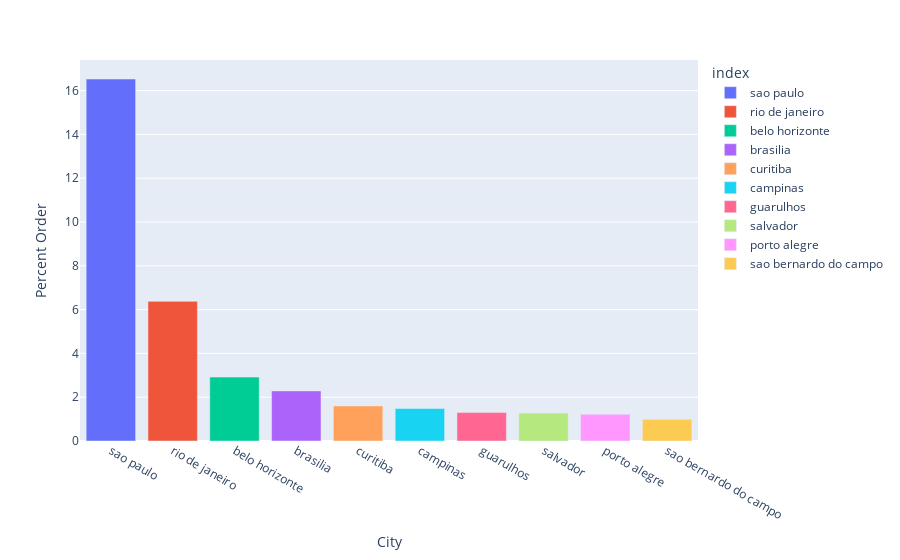

Notebook source saved alongside this figure:
### Code cell
plt.figure(figsize=(8, 6))
df_price_cat = df_top_10_customer_city['customer_city'].value_counts()/len(passive['customer_city'])*100
pal = sns.color_palette('rocket_r', len(df_price_cat))
fig = px.bar(df_price_cat, x=df_price_cat.index, y= df_price_cat.values,color=df_price_cat.index)
fig.update_xaxes(title_text='City')
fig.update_yaxes(title_text='Percent Order')
fig.show()

### Figure 1 — Plotly figure (JSON) as saved in the notebook; plotly's stock layout.template omitted (floating-point values rounded to 4 significant figures)
{"data": [{"alignmentgroup": "True", "hovertemplate": "index=%{x}<br>y=%{y}<extra></extra>", "legendgroup": "sao paulo", "marker": {"color": "#636efa", "pattern": {"shape": ""}}, "name": "sao paulo", "offsetgroup": "sao paulo", "orientation": "v", "showlegend": true, "textposition": "auto", "type": "bar", "x": ["sao paulo"], "xaxis": "x", "y": [16.53], "yaxis": "y"}, {"alignmentgroup": "True", "hovertemplate": "index=%{x}<br>y=%{y}<extra></extra>", "legendgroup": "rio de janeiro", "marker": {"color": "#EF553B", "pattern": {"shape": ""}}, "name": "rio de janeiro", "offsetgroup": "rio de janeiro", "orientation": "v", "showlegend": true, "textposition": "auto", "type": "bar", "x": ["rio de janeiro"], "xaxis": "x", "y": [6.377], "yaxis": "y"}, {"alignmentgroup": "True", "hovertemplate": "index=%{x}<br>y=%{y}<extra></extra>", "legendgroup": "belo horizonte", "marker": {"color": "#00cc96", "pattern": {"shape": ""}}, "name": "belo horizonte", "offsetgroup": "belo horizonte", "orientation": "v", "showlegend": true, "textposition": "auto", "type": "bar", "x": ["belo horizonte"], "xaxis": "x", "y": [2.919], "yaxis": "y"}, {"alignmentgroup": "True", "hovertemplate": "index=%{x}<br>y=%{y}<extra></extra>", "legendgroup": "brasilia", "marker": {"color": "#ab63fa", "pattern": {"shape": ""}}, "name": "brasilia", "offsetgroup": "brasilia", "orientation": "v", "showlegend": true, "textposition": "auto", "type": "bar", "x": ["brasilia"], "xaxis": "x", "y": [2.288], "yaxis": "y"}, {"alignmentgroup": "True", "hovertemplate": "index=%{x}<br>y=%{y}<extra></extra>", "legendgroup": "curitiba", "marker": {"color": "#FFA15A", "pattern": {"shape": ""}}, "name": "curitiba", "offsetgroup": "curitiba", "orientation": "v", "showlegend": true, "textposition": "auto", "type": "bar", "x": ["curitiba"], "xaxis": "x", "y": [1.601], "yaxis": "y"}, {"alignmentgroup": "True", "hovertemplate": "index=%{x}<br>y=%{y}<extra></extra>", "legendgroup": "campinas", "marker": {"color": "#19d3f3", "pattern": {"shape": ""}}, "name": "campinas", "offsetgroup": "campinas", "orientation": "v", "showlegend": true, "textposition": "auto", "type": "bar", "x": ["campinas"], "xaxis": "x", "y": [1.483], "yaxis": "y"}, {"alignmentgroup": "True", "hovertemplate": "index=%{x}<br>y=%{y}<extra></extra>", "legendgroup": "guarulhos", "marker": {"color": "#FF6692", "pattern": {"shape": ""}}, "name": "guarulhos", "offsetgroup": "guarulhos", "orientation": "v", "showlegend": true, "textposition": "auto", "type": "bar", "x": ["guarulhos"], "xaxis": "x", "y": [1.298], "yaxis": "y"}, {"alignmentgroup": "True", "hovertemplate": "index=%{x}<br>y=%{y}<extra></extra>", "legendgroup": "salvador", "marker": {"color": "#B6E880", "pattern": {"shape": ""}}, "name": "salvador", "offsetgroup": "salvador", "orientation": "v", "showlegend": true, "textposition": "auto", "type": "bar", "x": ["salvador"], "xaxis": "x", "y": [1.277], "yaxis": "y"}, {"alignmentgroup": "True", "hovertemplate": "index=%{x}<br>y=%{y}<extra></extra>", "legendgroup": "porto alegre", "marker": {"color": "#FF97FF", "pattern": {"shape": ""}}, "name": "porto alegre", "offsetgroup": "porto alegre", "orientation": "v", "showlegend": true, "textposition": "auto", "type": "bar", "x": ["porto alegre"], "xaxis": "x", "y": [1.22], "yaxis": "y"}, {"alignmentgroup": "True", "hovertemplate": "index=%{x}<br>y=%{y}<extra></extra>", "legendgroup": "sao bernardo do campo", "marker": {"color": "#FECB52", "pattern": {"shape": ""}}, "name": "sao bernardo do campo", "offsetgroup": "sao bernardo do campo", "orientation": "v", "showlegend": true, "textposition": "auto", "type": "bar", "x": ["sao bernardo do campo"], "xaxis": "x", "y": [0.9883], "yaxis": "y"}], "layout": {"barmode": "relative", "legend": {"title": {"text": "index"}, "tracegroupgap": 0}, "margin": {"t": 60}, "xaxis": {"anchor": "y", "categoryarray": ["sao paulo", "rio de janeiro", "belo horizonte", "brasilia", "curitiba", "campinas", "guarulhos", "salvador", "porto alegre", "sao bernardo do campo"], "categoryorder": "array", "domain": [0, 1], "title": {"text": "City"}}, "yaxis": {"anchor": "x", "domain": [0, 1], "title": {"text": "Percent Order"}}}}
